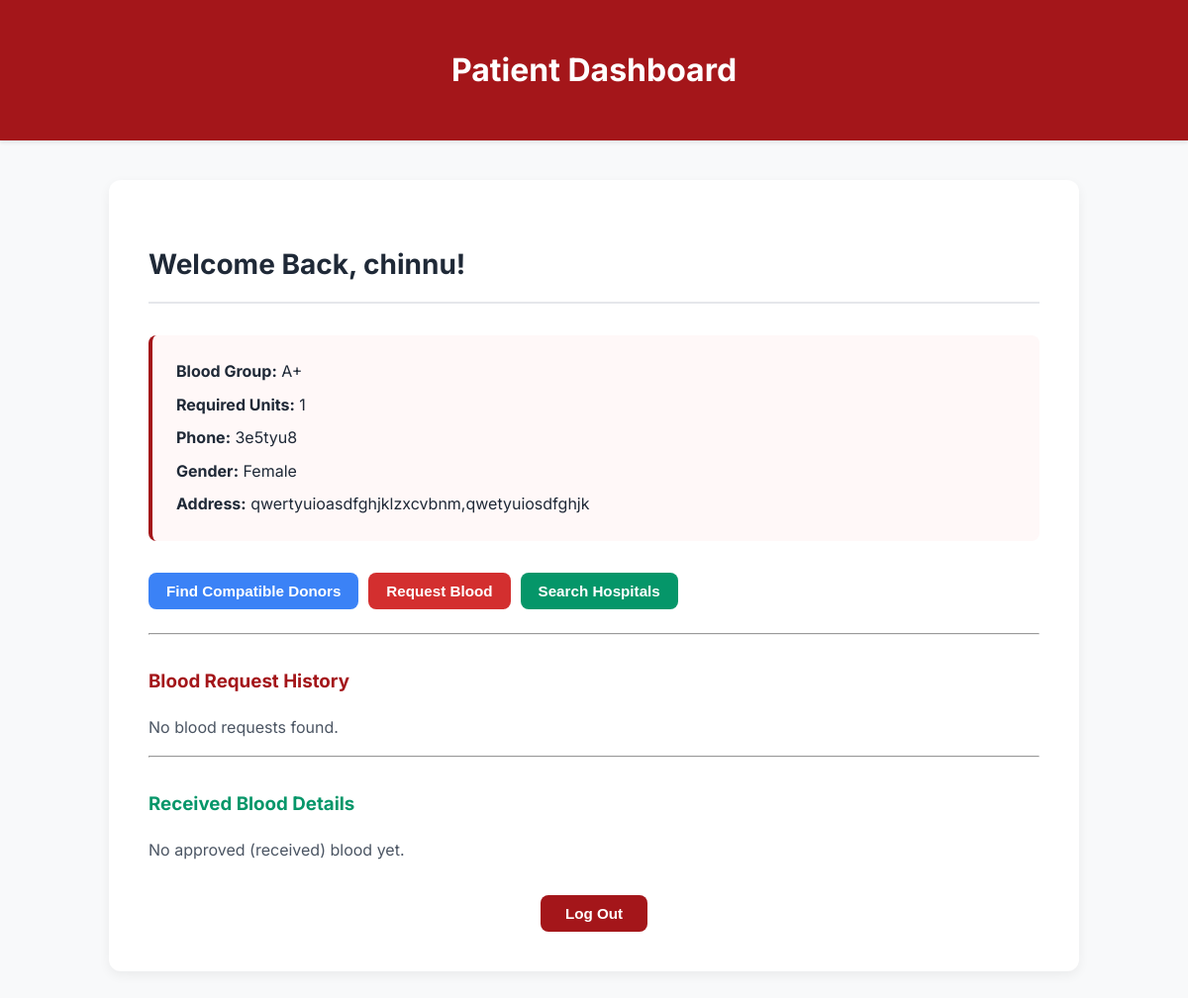
The app's page /patient-dashboard/ (signed in) with its own data.
### bloodmanager/models.py (models this page shows)
class Patient(models.Model):
    user = models.OneToOneField(User, on_delete=models.CASCADE)
    phone = models.CharField(max_length=15)
    gender = models.CharField(max_length=10)
    blood_group = models.CharField(max_length=5)
    address = models.TextField()
    required_units = models.PositiveIntegerField(default=1)
    approved = models.BooleanField(default=False)
    hospital = models.ForeignKey('Hospital', on_delete=models.SET_NULL, null=True, blank=True, related_name='requests')  # ✅ NEW

### bloodmanager/views.py (the view)
# urls.py: path('patient-dashboard/', views.patient_dashboard, name='patient-dashboard'),
@login_required
def patient_dashboard(request):
    patient = get_object_or_404(Patient, user=request.user)
    history = BloodRequest.objects.filter(patient=patient).select_related('hospital').order_by('-created_at')
    received_requests = history.filter(status='Approved')
    no_request_message = None
    if not history.exists():
        no_request_message = "You have not submitted any blood requests yet."
    context = {
        'patient': patient,
        'is_approved': patient.approved,
        'history': history,
        'received_requests': received_requests,
        'no_request_message': no_request_message,
    }
    return render(request, 'patient/patient_dashboard.html', context)

### bloodmanager/templates/patient/patient_dashboard.html (shortened to what this page needs)
{% load static %}
<!DOCTYPE html>
<html lang="en">
<head>
</head>
<body>
<header>
    <h1>Patient Dashboard</h1>
</header>
    <div class="container">
        <h2>Welcome Back, {{ patient.user.username }}!</h2>
            <div class="info-card">
            <p><strong>Blood Group:</strong> <span>{{ patient.blood_group }}</span></p>
            <p><strong>Required Units:</strong> <span>{{ patient.required_units }}</span></p>
            <p><strong>Phone:</strong> <span>{{ patient.phone }}</span></p>
            <p><strong>Gender:</strong> <span>{{ patient.gender }}</span></p>
            <p><strong>Address:</strong> <span>{{ patient.address }}</span></p>
        </div>
        <div class="action-group">
            {% if is_approved %}
                <a href="{% url 'search-donors' %}" style="text-decoration: none;">
                    <button class="btn-find-donor">Find Compatible Donors</button>
                </a>
                <a href="{% url 'submit-blood-request' %}" style="text-decoration: none;">
                    <button class="btn-request">Request Blood</button>
                </a>
                <a href="{% url 'search-hospitals' %}" style="text-decoration: none;">
                    <button class="btn-search-hospitals">Search Hospitals</button>
                </a>
            {% endif %}
        </div>
        <hr>
        <h3 style="color: var(--primary-red);">Blood Request History</h3>
        {% if history %}
        <table>
            <thead>
                <tr>
                    <th>#</th>
                    <th>Hospital</th>
                    <th>Blood Group</th>
                    <th>Units</th>
                    <th>Status</th>
                    <th>Date</th>
                </tr>
            </thead>
            <tbody>
            {% for req in history %}
                <tr>
                    <td>{{ forloop.counter }}</td>
                    <td>{{ req.hospital.name }}</td>
                    <td>{{ req.blood_group }}</td>
                    <td>{{ req.units }}</td>
                    <td>
                        {% if req.status == 'Pending' %}
                            <span style="color: var(--pending); font-weight:600;">Pending</span>
                        {% elif req.status == 'Approved' %}
                            <span style="color: var(--accent-green); font-weight:600;">Approved</span>
                        {% else %}
                            <span style="color: var(--secondary-red); font-weight:600;">Rejected</span>
                        {% endif %}
                    </td>
                    <td>{{ req.created_at|date:"M d, Y" }}</td>
                </tr>
            {% endfor %}
            </tbody>
        </table>
        {% else %}
            <p style="margin-top: 1rem; color: var(--text-light);">No blood requests found.</p>
        {% endif %}
        <hr>
        <h3 style="color: var(--accent-green);">Received Blood Details</h3>
        {% if received_requests %}
        <table>
            <thead style="background: #10b981; color: white;">
                <tr>
                    <th>#</th>
                    <th>Hospital</th>
                    <th>Blood Group</th>
                    <th>Units</th>
                    <th>Received On</th>
                </tr>
            </thead>
            <tbody>
            {% for req in received_requests %}
                <tr>
                    <td>{{ forloop.counter }}</td>
                    <td>{{ req.hospital.name }}</td>
                    <td>{{ req.blood_group }}</td>
                    <td>{{ req.units }}</td>
                    <td>{{ req.created_at|date:"M d, Y h:i A" }}</td>
                </tr>
            {% endfor %}
            </tbody>
        </table>
        {% else %}
            <p style="margin-top: 1rem; color: var(--text-light);">No approved (received) blood yet.</p>
        {% endif %}
        <div class="logout">
            <form method="POST" action="{% url 'logout' %}">
                <button type="submit">Log Out</button>
            </form>
        </div>
    </div>
</body>
</html>

### bloodmanager/templates/patient/patient_dashboard.html (style rules this page uses)
:root { --primary-red: #a4161a; --secondary-red: #d32f2f; --accent-green: #059669; --background: #f8f9fa; --card-bg: #ffffff; --text-dark: #1f2937; --text-light: #4b5563; --border: #e5e7eb; --shadow: 0 4px 12px rgba(0,0,0,0.06); --pending: #f59e0b; --edit-btn: #3b82f6; }
body { font-family: 'Inter', sans-serif; background: var(--background); color: var(--text-dark); margin: 0; line-height: 1.6; }
header { background: var(--primary-red); color: var(--card-bg); padding: 1.5rem; text-align: center; box-shadow: 0 2px 4px rgba(0,0,0,0.1); }
.container { max-width: 900px; background: var(--card-bg); margin: 40px auto; padding: 2.5rem; border-radius: 12px; box-shadow: var(--shadow); }
h2 { color: var(--text-dark); font-size: 1.75rem; font-weight: 700; border-bottom: 2px solid var(--border); padding-bottom: 15px; margin-bottom: 2rem; }
h3 { font-weight: 700; margin-top: 2rem; }
.info-card { background: #fff8f8; border-left: 4px solid var(--primary-red); padding: 1rem 1.5rem; border-radius: 8px; margin-bottom: 2rem; }
.info-card p { margin: 0.5rem 0; font-size: 1rem; }
.action-group { display: flex; flex-wrap: wrap; gap: 10px; margin: 1.5rem 0; }
button { cursor: pointer; padding: 10px 18px; font-size: 0.95rem; font-weight: 600; border-radius: 8px; border: none; transition: all 0.2s ease; }
.btn-find-donor { background: var(--edit-btn); color: white; }
.btn-request { background: var(--secondary-red); color: white; }
.btn-search-hospitals { background: var(--accent-green); color: white; }
.logout { text-align: center; margin-top: 2rem; }
.logout button { background: var(--primary-red); color: white; padding: 10px 25px; }

### records on screen
Patient: user.username "chinnu", blood_group "A+", required_units "1", phone "3e5tyu8", gender "Female", address "qwertyuioasdfghjklzxcvbnm,qwetyuiosdfghjk"
